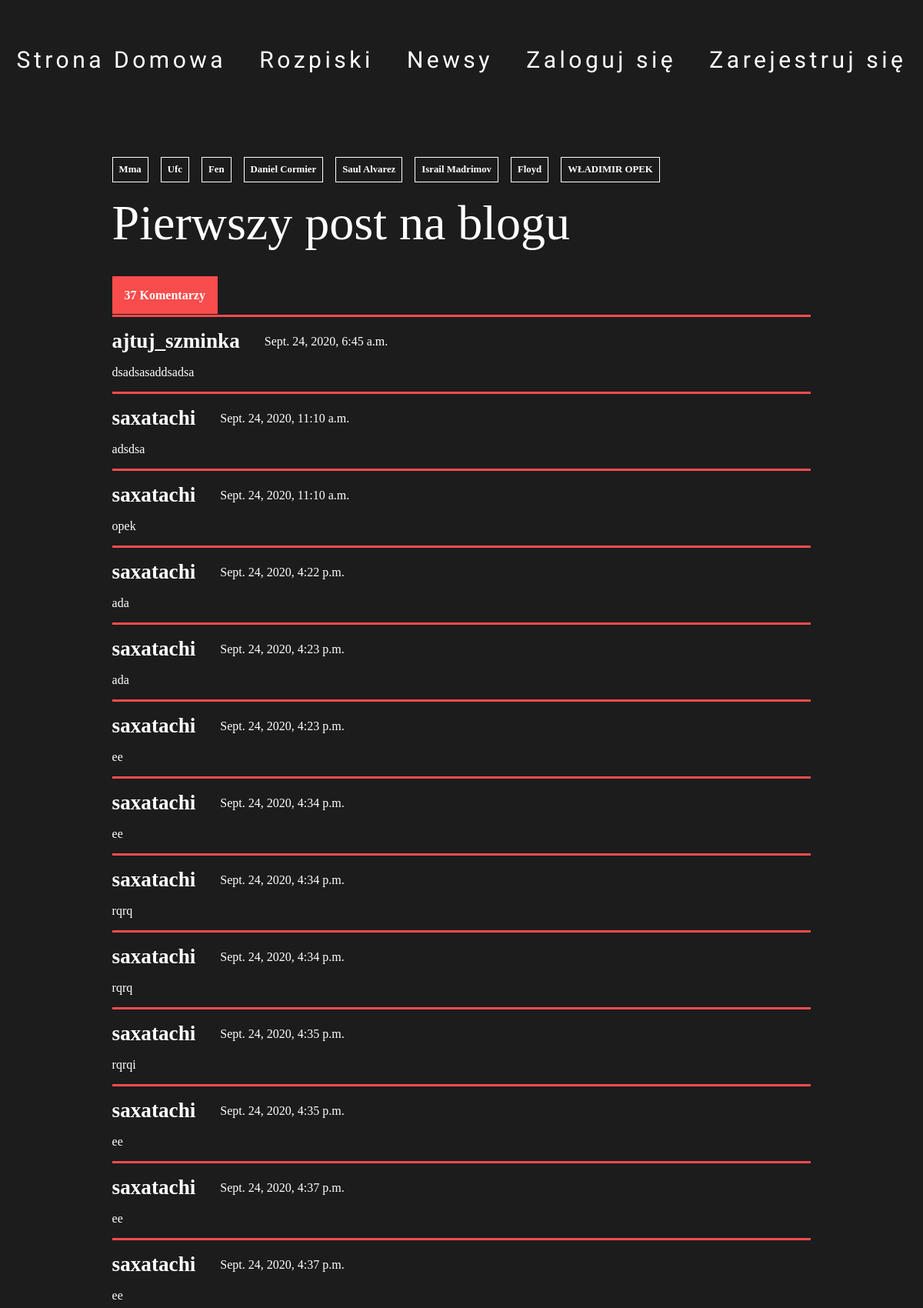
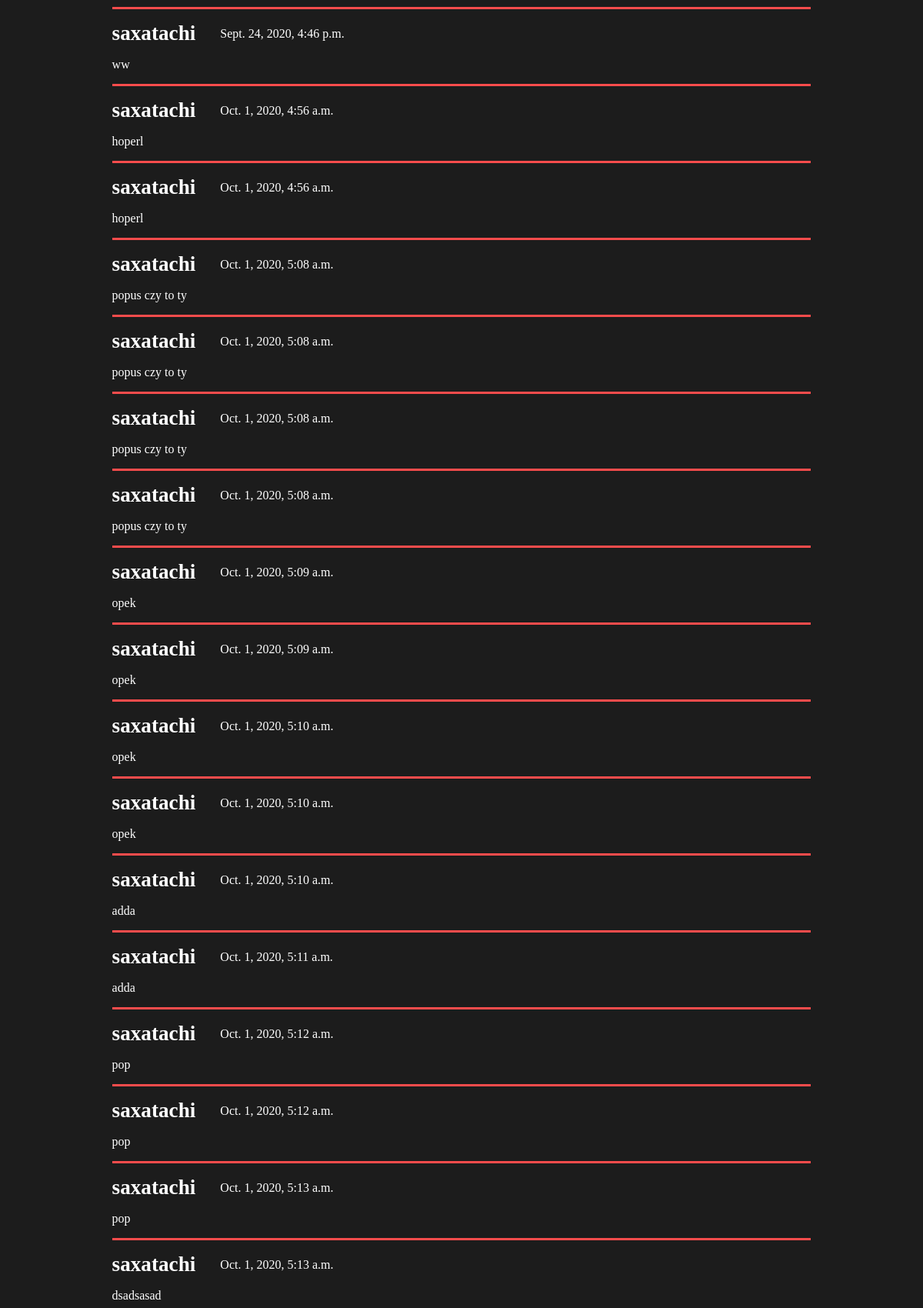
The page /post/Pierwszy_post/ (upper part) on the database its author committed (2 pictures, top to bottom).
### blogapp/models.py (models this page shows, shortened)
class Tag(models.Model):
        name = models.CharField(max_length=32)
        slug = models.SlugField(max_length=128,null=True,blank=True)
        def __str__(self):
            return self.name

class Post(models.Model):
        author = models.ForeignKey(User,on_delete=models.CASCADE)
        category = models.ForeignKey(Category,on_delete=models.CASCADE)
        title = models.CharField(max_length=64)
        symbol = models.CharField(max_length=2)
        short_description = models.CharField(max_length=200,default="")
        image = models.ImageField(default="")
        tags = models.ManyToManyField(Tag)
        slug = models.SlugField(max_length=128,null=True,blank=True)
        content = RichTextField()
        content2 = RichTextUploadingField(blank=True,null=True)
        clicks = models.IntegerField(default=0)
        updated_on = models.DateTimeField(auto_now=True,null=False, blank=False,)
        created_on = models.DateTimeField(auto_now=True,null=False, blank=False,)#auto_now_add
        publish_on = models.DateTimeField(auto_now=True,null=False, blank=False,)
        list_display = ('title', 'category', 'tags', 'author', 'publish_on','created_on','updated_on')
        search_fields = ['title','byline','symbol']
        list_filter = ['publish_on','created_on']
        date_hierarchy = 'pub_date'
        hit_count_generic = GenericRelation(HitCount, object_id_field='object_p',related_query_name='hit_count_generic_relation')

class Comment(models.Model):
    post = models.ForeignKey(Post, on_delete=models.CASCADE, related_name='comments')
    author = models.ForeignKey(settings.AUTH_USER_MODEL,on_delete=models.CASCADE)
    text = models.TextField()
    created_date = models.DateTimeField(default=timezone.now)
    approved_comment = models.BooleanField(default=False)

### blogapp/views.py (the view, shortened to what this page needs)
# urls.py: path('post/<slug:slug>/',views.post_detail,name='post_detail'),
@csrf_exempt
def post_detail(request,slug):
    post = Post.objects.get(slug=slug)
    post.clicks = post.clicks + 1
    post.save()
    radioposts=Post.objects.all()
    comments = post.comments.filter()
    posts = Post.objects.all()
    tags = Tag.objects.all()
    editors = EditorProfile.objects.all()
    context = {'post': post,'tags':tags,'editors':editors,'posts':posts,'comments':comments,'radioposts':radioposts}
    return render(request,'blogapp/radio2.html',context)

### blogapp/models.py (called while the page is built)
def pre_save_post_receiver(sender,instance,*args,**kwargs):
    if not instance.slug:
        instance.slug = create_slug(instance)

### blogapp/templates/blogapp/radio2.html (shortened to what this page needs)
    {% extends "blogapp/post_detail.html" %}

### blogapp/templates/blogapp/post_detail.html (shortened to what this page needs)
{% extends 'blogapp/main.html' %}
{% load static %}
{% block content %}
<div class="post">
    <div class="post__detail">
        <div class="post__meta">
            <div class="post__meta__tags">
                {% for tag in post.tags.all %}
                <div class="post__meta__tags-tag" onClick="onClick('{% url 'tag_detail' tag.slug %}')">
                    {{tag}}
                </div>
                {% endfor %}
            </div>
            <div class="post__meta__title">
                {{post.title}}
            </div>
        </div>
        <div class="post__comments">
            <div class="post__comments-title"><span>{{comments|length}} Komentarzy</span></div>
            {% for comment in comments %}
            <div class="post__comments__comment">
                <div class="post__comments__comment__top">
                    <div class="post__comments__comment__top-user">
                        {{comment.author}}
                    </div>
                    <div class="post__comments__comment__top-data">
                        {{comment.created_date}}
                    </div>
                </div>
                <div class="post__comments__comment-content">
                    {{comment.text}}
                </div>
            </div>
            {% endfor %}
        </div>
</div>
{% endblock %}

### blogapp/static/blogapp/css/dashboard.css (style rules this page uses)
* { margin: 0; padding: 0; box-sizing: border-box; color: white; }
body { background-color: #1C1C1C; }

### blogapp/static/blogapp/css/post.css (style rules this page uses)
.post { display: flex; padding-left: 2rem; padding-right: 2rem; margin-top: 2rem; justify-content: center; }
.post__comments__comment { padding-top: 1rem; padding-bottom: 1rem; border-bottom: 3px solid #F94C4C; }
.post__comments__comment-content { padding-top: 1rem; font-weight: 500; }
.post__comments__comment__top { display: flex; }
.post__comments__comment__top-user { display: flex; align-items: center; font-weight: 700; font-size: 1.7rem; margin-right: 2rem; }
.post__comments__comment__top-data { display: flex; align-items: center; }
.post__comments-title { border-bottom: solid 3px #F94C4C; padding-bottom: 1rem; padding-top: 1rem; font-weight: 700; margin-top: 2rem; }
.post__comments-title span { background-color: #F94C4C; padding: 1rem; font-size: 1rem; }
.post__detail { width: 60%; }
@media screen and (max-width: 1200px) { .post__detail { width: 80%; } }
.post__meta { display: flex; width: 100%; padding-top: 3rem; flex-direction: column; }
.post__meta__title { font-size: 4rem; padding-top: 1rem; }
.post__meta__tags { display: flex; flex-direction: row; }
.post__meta__tags-tag { padding: 0.5rem; font-size: 0.8rem; color: white; border: 1px solid white; margin-right: 1rem; font-weight: 700; white-space: nowrap; }

### rows shown on the page
Tag: name "Mma"
Tag: name "Ufc"
Tag: name "Fen"
Tag: name "Daniel Cormier"
Tag: name "Saul Alvarez"
Tag: name "Israil Madrimov"
Tag: name "Floyd"
Tag: name "WŁADIMIR OPEK"
Post: title "Pierwszy post na blogu"
Comment: author "ajtuj_szminka", created_date "Sept. 24, 2020, 6:45 a.m.", text "dsadsasaddsadsa"
Comment: author "saxatachi", created_date "Sept. 24, 2020, 11:10 a.m.", text "adsdsa"
Comment: author "saxatachi", created_date "Sept. 24, 2020, 11:10 a.m.", text "opek"
Comment: author "saxatachi", created_date "Sept. 24, 2020, 4:22 p.m.", text "ada"
Comment: author "saxatachi", created_date "Sept. 24, 2020, 4:23 p.m.", text "ada"
Comment: author "saxatachi", created_date "Sept. 24, 2020, 4:23 p.m.", text "ee"
Comment: author "saxatachi", created_date "Sept. 24, 2020, 4:34 p.m.", text "ee"
Comment: author "saxatachi", created_date "Sept. 24, 2020, 4:34 p.m.", text "rqrq"
Comment: author "saxatachi", created_date "Sept. 24, 2020, 4:34 p.m.", text "rqrq"
Comment: author "saxatachi", created_date "Sept. 24, 2020, 4:35 p.m.", text "rqrqi"
Comment: author "saxatachi", created_date "Sept. 24, 2020, 4:35 p.m.", text "ee"
Comment: author "saxatachi", created_date "Sept. 24, 2020, 4:37 p.m.", text "ee"
Comment: author "saxatachi", created_date "Sept. 24, 2020, 4:37 p.m.", text "ee"
Comment: author "saxatachi", created_date "Sept. 24, 2020, 4:46 p.m.", text "ww"
Comment: author "saxatachi", created_date "Oct. 1, 2020, 4:56 a.m.", text "hoperl"
Comment: author "saxatachi", created_date "Oct. 1, 2020, 4:56 a.m.", text "hoperl"
Comment: author "saxatachi", created_date "Oct. 1, 2020, 5:08 a.m.", text "popus czy to ty"
Comment: author "saxatachi", created_date "Oct. 1, 2020, 5:08 a.m.", text "popus czy to ty"
Comment: author "saxatachi", created_date "Oct. 1, 2020, 5:08 a.m.", text "popus czy to ty"
Comment: author "saxatachi", created_date "Oct. 1, 2020, 5:08 a.m.", text "popus czy to ty"
Comment: author "saxatachi", created_date "Oct. 1, 2020, 5:09 a.m.", text "opek"
Comment: author "saxatachi", created_date "Oct. 1, 2020, 5:09 a.m.", text "opek"
Comment: author "saxatachi", created_date "Oct. 1, 2020, 5:10 a.m.", text "opek"
Comment: author "saxatachi", created_date "Oct. 1, 2020, 5:10 a.m.", text "opek"
Comment: author "saxatachi", created_date "Oct. 1, 2020, 5:10 a.m.", text "adda"
Comment: author "saxatachi", created_date "Oct. 1, 2020, 5:11 a.m.", text "adda"
Comment: author "saxatachi", created_date "Oct. 1, 2020, 5:12 a.m.", text "pop"
Comment: author "saxatachi", created_date "Oct. 1, 2020, 5:12 a.m.", text "pop"
Comment: author "saxatachi", created_date "Oct. 1, 2020, 5:13 a.m.", text "pop"
Comment: author "saxatachi", created_date "Oct. 1, 2020, 5:13 a.m.", text "dsadsasad"

### other values the page prints
{{ comments|length }} "37"
